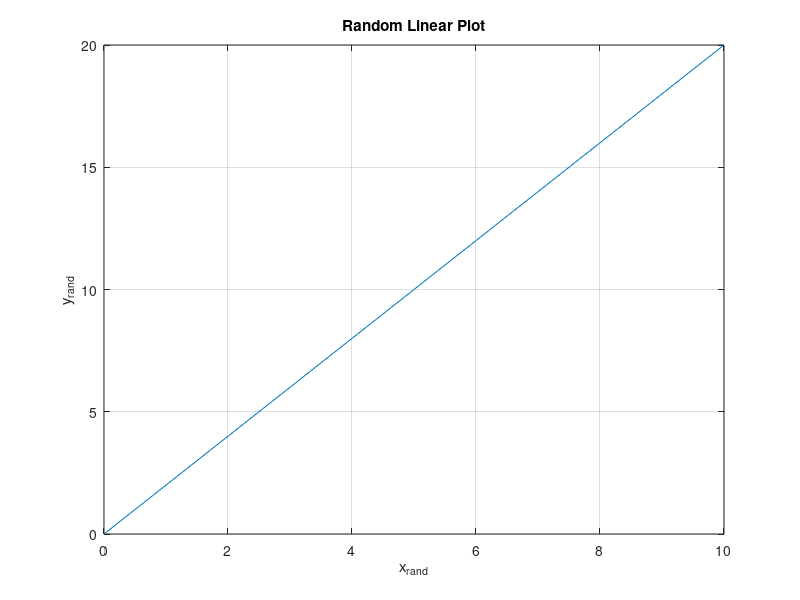

Write the MATLAB code that produced this figure.
%% Problem X

clc; close all; clear all;
% Perhaps initialize the problem here somewhere or start defining variables

%% 
% *Method:* You can include or start mentioning the method somewhere in
% here. We can write equations in LaTeX typesetting such as in the example
% that I will show here: $C_{L}=\frac{2L}{\rho V^{2}S}$. Pay particular
% attention to the spaces and the method here. If you delete the "percent"
% symbols in line 6, what happens to the published script? What happens if
% you delete the space between the next line and the percent symbol? What
% happens if you delete the asterisks in line 7?

% Code implementation. You can replace this line with more code
% implementation.

%%
% *Results:* You can, perhaps, include this right before including a plot
% or a set of command window printing. I will include a random example just
% to get some idea across.

x=0:1:10;
y=2*x;
plot(x,y)
grid on;
title('Random Linear Plot')
xlabel('x_{rand}')
ylabel('y_{rand}')

%%
% *Discussion:* This is simply providing some skeleton that you may be able
% to work with on future assignments. This allows you to create some markup
% without having to create or compile images together. If you want to
% publish a single pdf file, you may have to be careful in creating
% variables and running the script, but it is possible to include more than
% 1 problem here.

%% Problem X2

% Redefine or initialize values for this problem

%%
% *Method* You can basically reapeat what was done above for the Results
% and Discussion all in the same file if you want to minimize the number of
% files that are merged together.